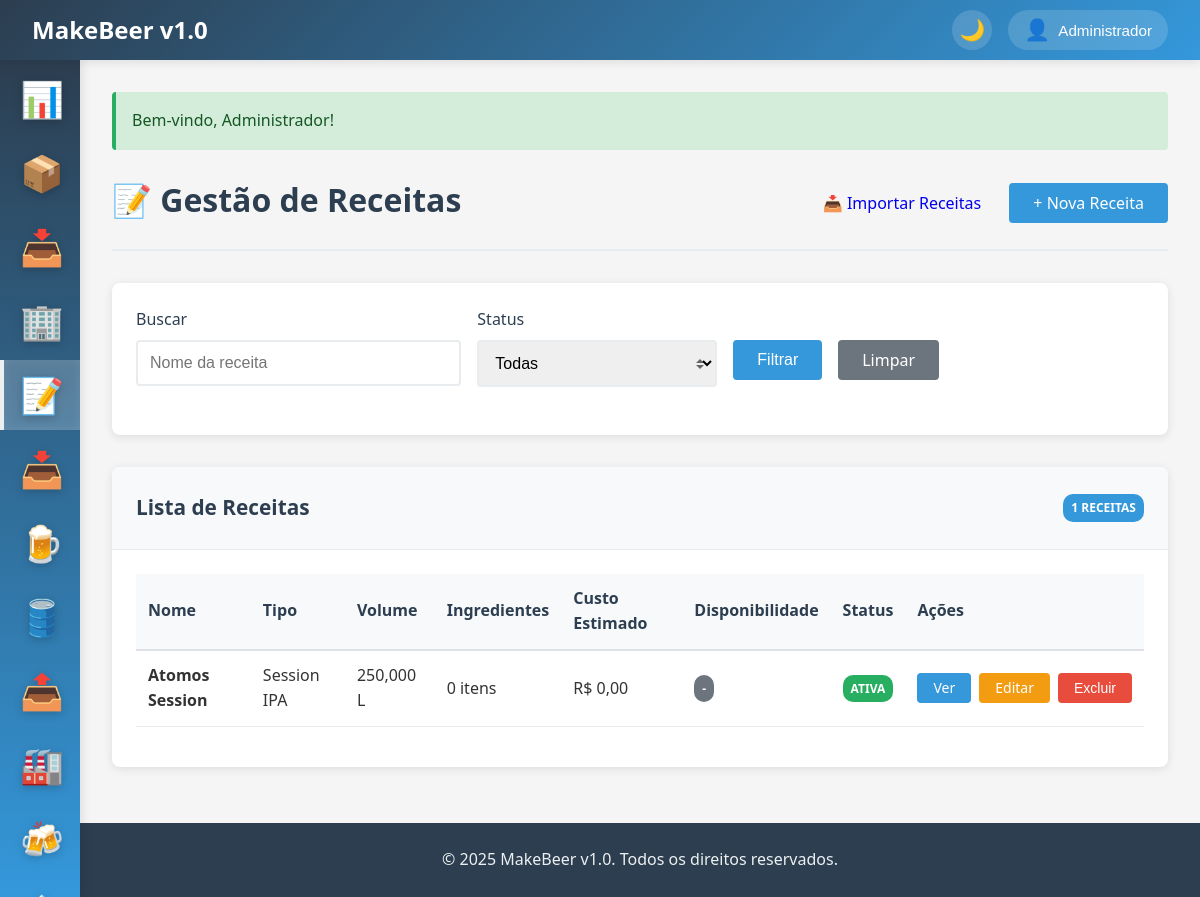
/receitas (signed in), run on the app's committed database.
### tables this page shows
CREATE TABLE IF NOT EXISTS receitas (
    id INT AUTO_INCREMENT PRIMARY KEY,
    nome VARCHAR(100) NOT NULL,
    estilo VARCHAR(50),
    descricao TEXT,
    volume_batch DECIMAL(8,2) NOT NULL,
    densidade_inicial DECIMAL(4,3),
    densidade_final DECIMAL(4,3),
    ibu DECIMAL(4,1),
    srm DECIMAL(4,1),
    abv DECIMAL(4,2),
    tempo_fermentacao INT,
    temperatura_fermentacao DECIMAL(4,1),
    instrucoes TEXT,
    ativo BOOLEAN DEFAULT TRUE,
    criado_por INT,
    created_at TIMESTAMP DEFAULT CURRENT_TIMESTAMP,
    updated_at TIMESTAMP DEFAULT CURRENT_TIMESTAMP ON UPDATE CURRENT_TIMESTAMP,
    FOREIGN KEY (criado_por) REFERENCES usuarios(id),
    INDEX idx_nome (nome),
    INDEX idx_estilo (estilo)
);

CREATE TABLE IF NOT EXISTS usuarios (
    id INT AUTO_INCREMENT PRIMARY KEY,
    nome VARCHAR(100) NOT NULL,
    email VARCHAR(100) UNIQUE NOT NULL,
    senha VARCHAR(255) NOT NULL,
    perfil ENUM('administrador', 'producao', 'consulta', 'comprador') NOT NULL DEFAULT 'consulta',
    ativo BOOLEAN DEFAULT TRUE,
    ultimo_acesso DATETIME,
    created_at TIMESTAMP DEFAULT CURRENT_TIMESTAMP,
    updated_at TIMESTAMP DEFAULT CURRENT_TIMESTAMP ON UPDATE CURRENT_TIMESTAMP,
    INDEX idx_email (email),
    INDEX idx_perfil (perfil)
);

### app/controllers/BaseController.php (called while the page is built, shortened)
<?php
class BaseController {
    protected function view($view, $data = []) {
        extract($data);
        $viewPath = __DIR__ . '/../views/' . $view . '.php';
        require_once $viewPath;
    }
    protected function getGet($key, $default = '') {
        if (!isset($_GET[$key])) {
            return $default;
        }
        return trim($_GET[$key]);
    }
}
?>

### app/controllers/ReceitasController.php (called while the page is built, shortened)
<?php
require_once 'BaseController.php';
class ReceitasController extends BaseController {
    private $model;
    public function __construct() {
        $this->model = new Receita();
    }
    public function index() {
        $filters = [
            'nome' => $this->getGet('nome'),
            'estilo' => $this->getGet('estilo')
        ];
        $receitas = empty(array_filter($filters))
            ? $this->model->getAtivas()
            : $this->model->search($filters);
        $this->view('receitas/index', ['receitas' => $receitas, 'filters' => $filters]);
    }
}
?>

### app/helpers/functions.php (called while the page is built, shortened)
<?php
function formatMoney($value) {
    return 'R$ ' . number_format(floatval($value), 2, ',', '.');
}
function getFlashMessage($type) {
    if (isset($_SESSION['flash'][$type])) {
        $message = $_SESSION['flash'][$type];
        return $message;
    }
    return null;
}
function isLoggedIn() {
    return isset($_SESSION['user_id']);
}
function getCurrentUser() {
    return $_SESSION['user_data'] ?? null;
}
function hasPermission($permission) {
    $user = getCurrentUser();
    if ($user['perfil'] === 'administrador') return true;
    $permissions = [
        'producao' => ['entrada_estoque', 'registro_producao', 'consulta_estoque'],
        'consulta' => ['consulta_estoque', 'relatorios'],
        'comprador' => ['entrada_estoque', 'gestao_fornecedores', 'consulta_estoque']
    ];
    return in_array($permission, $permissions[$user['perfil']] ?? []);
}
function formatQuantity($quantity, $unit = 'un') {
    $quantity = floatval($quantity);
    switch ($unit) {
        case 'kg':
        case 'l':
        case 'L':
            return number_format($quantity, 3, ',', '.') . ' ' . $unit;
    }
}
?>

### app/config/database.php (called while the page is built, shortened)
<?php
class Database {
    private static $instance = null;
    private $connection;
    private function __construct() {
        try {
            $dsn = "mysql:host=" . DB_HOST . ";dbname=" . DB_NAME . ";charset=" . DB_CHARSET;
            $options = [
                PDO::ATTR_ERRMODE => PDO::ERRMODE_EXCEPTION,
                PDO::ATTR_DEFAULT_FETCH_MODE => PDO::FETCH_ASSOC,
                PDO::ATTR_EMULATE_PREPARES => false,
            ];
            $this->connection = new PDO($dsn, DB_USER, DB_PASS, $options);
        } catch (PDOException $e) {
            die("Erro na conexão com o banco de dados: " . $e->getMessage());
        }
    }
    public static function getInstance() {
        if (self::$instance === null) {
            self::$instance = new self();
        }
        return self::$instance;
    }
    public function query($sql, $params = []) {
        try {
            $stmt = $this->connection->prepare($sql);
            $stmt->execute($params);
            return $stmt;
        } catch (PDOException $e) {
            error_log("Erro na query: " . $e->getMessage());
            throw $e;
        }
    }
    public function fetchAll($sql, $params = []) {
        $stmt = $this->query($sql, $params);
        return $stmt->fetchAll();
    }
}
?>

### app/models/Receita.php (called while the page is built, shortened)
<?php
require_once 'BaseModel.php';
class Receita extends BaseModel {
    protected $table = 'receitas';
    public function getAtivas() {
        $sql = "SELECT r.*, u.nome as criador_nome
                FROM {$this->table} r
                LEFT JOIN usuarios u ON r.criado_por = u.id
                WHERE r.ativo = 1
                ORDER BY r.nome";
        return $this->db->fetchAll($sql);
    }
}
?>

### app/models/BaseModel.php (called while the page is built, shortened)
<?php
abstract class BaseModel {
    public function __construct() {
        $this->db = Database::getInstance();
    }
}
?>

### app/views/receitas/index.php (the view, shortened to what this page needs)
<?php
$activeMenu = 'receitas';
include 'app/views/layouts/header.php';
?>
<div class="page-header d-flex justify-content-between align-items-center">
    <h1 class="page-title">📝 Gestão de Receitas</h1>
    <div class="page-actions">
        <?php if (getCurrentUser()['perfil'] === 'administrador'): ?>
            <a href="/import" class="btn btn-info mr-2">📥 Importar Receitas</a>
        <?php endif; ?>
        <a href="/receitas/create" class="btn btn-primary">+ Nova Receita</a>
    </div>
</div>
<div class="card mb-4">
    <div class="card-body">
        <form method="GET" action="/receitas" class="row">
            <div class="col col-4">
                <div class="form-group">
                    <label class="form-label">Buscar</label>
                    <input type="text" name="search" class="form-control" placeholder="Nome da receita" value="<?= $_GET['search'] ?? '' ?>">
                </div>
            </div>
            <div class="col col-3">
                <div class="form-group">
                    <label class="form-label">Status</label>
                    <select name="ativo" class="form-control form-select">
                        <option value="">Todas</option>
                    </select>
                </div>
            </div>
            <div class="col col-3">
                <div class="form-group">
                    <label class="form-label">&nbsp;</label>
                    <div class="d-flex gap-2">
                        <button type="submit" class="btn btn-primary">Filtrar</button>
                        <a href="/receitas" class="btn btn-secondary">Limpar</a>
                    </div>
                </div>
            </div>
        </form>
    </div>
</div>
<div class="card">
    <div class="card-header d-flex justify-content-between align-items-center">
        <h3 class="card-title">Lista de Receitas</h3>
        <span class="badge badge-info"><?= count($receitas) ?> receitas</span>
    </div>
    <div class="card-body">
        <?php if (empty($receitas)): ?>
            <div class="alert alert-info">
                Nenhuma receita encontrada. <a href="/receitas/create">Cadastre a primeira receita</a>.
            </div>
        <?php else: ?>
            <table class="table table-striped">
                <thead>
                    <tr>
                        <th>Nome</th>
                        <th>Tipo</th>
                        <th>Volume</th>
                        <th>Ingredientes</th>
                        <th>Custo Estimado</th>
                        <th>Disponibilidade</th>
                        <th>Status</th>
                        <th>Ações</th>
                    </tr>
                </thead>
                <tbody>
                    <?php foreach ($receitas as $receita): ?>
                    <tr>
                        <td><strong><?= $receita['nome'] ?></strong></td>
                        <td><?= isset($receita['estilo']) ? ucfirst($receita['estilo']) : 'Não definido' ?></td>
                        <td><?= isset($receita['volume_batch']) ? formatQuantity($receita['volume_batch'], 'L') : '0 L' ?></td>
                        <td><?= $receita['total_ingredientes'] ?? 0 ?> itens</td>
                        <td><?= formatMoney($receita['custo_total'] ?? 0) ?></td>
                        <td>
                            <?php if (isset($receita['pode_produzir']) && $receita['pode_produzir']): ?>
                                <span class="badge badge-success">Disponível</span><br>
                                <small style="color: #6c757d;"><?= $receita['lotes_possiveis'] ?? 0 ?> lotes</small>
                            <?php elseif (isset($receita['pode_produzir'])): ?>
                                <span class="badge badge-danger">Indisponível</span><br>
                                <small style="color: #6c757d;">Faltam insumos</small>
                            <?php else: ?>
                                <span class="badge badge-secondary">-</span>
                            <?php endif; ?>
                        </td>
                        <td>
                            <?php if ($receita['ativo']): ?>
                                <span class="badge badge-success">Ativa</span>
                            <?php else: ?>
                                <span class="badge badge-secondary">Inativa</span>
                            <?php endif; ?>
                        </td>
                        <td>
                            <div class="d-flex gap-1">
                                <a href="/receitas/viewReceita?id=<?= $receita['id'] ?>" class="btn btn-sm btn-primary">Ver</a>
                                <a href="/receitas/edit?id=<?= $receita['id'] ?>" class="btn btn-sm btn-warning">Editar</a>
                                <form method="POST" action="/receitas/delete" style="display: inline;" onsubmit="return confirm('Tem certeza que deseja inativar esta receita?')">
                                    <button type="submit" class="btn btn-sm btn-danger">Excluir</button>
                                </form>
                            </div>
                        </td>
                    </tr>
                    <?php endforeach; ?>
                </tbody>
            </table>
        <?php endif; ?>
    </div>
</div>
<?php include 'app/views/layouts/footer.php'; ?>

### app/views/layouts/header.php (shortened to what this page needs)
<!DOCTYPE html>
<html lang="pt-BR">
<head>
    <link rel="stylesheet" href="/public/css/style.css">
</head>
<body>
    <div class="wrapper">
        <?php if (isLoggedIn()): ?>
            <header class="header">
                <div class="header-content">
                    <a href="/dashboard" class="logo">
                        <?= APP_NAME ?>
                    </a>
                    <div class="user-info">
                        <?php $user = getCurrentUser(); ?>
                        <button class="theme-toggle" id="themeToggle" title="Alternar tema">
                            <span class="theme-icon">🌙</span>
                        </button>
                        <div class="user-menu">
                            <button class="user-menu-toggle" id="userMenuToggle">
                                <span class="user-icon">👤</span>
                                <span class="user-name"><?= htmlspecialchars($user['nome']) ?></span>
                            </button>
                        </div>
                    </div>
                </div>
            </header>
            <aside class="sidebar">
                <ul class="sidebar-menu">
                    <li class="sidebar-item">
                        <a href="/dashboard" class="sidebar-link <?= $activeMenu === 'dashboard' ? 'active' : '' ?>" data-tooltip="Dashboard">
                            <span class="sidebar-icon">📊</span>
                        </a>
                    </li>
                    <?php if (hasPermission('entrada_estoque')): ?>
                    <li class="sidebar-item">
                        <a href="/insumos" class="sidebar-link <?= $activeMenu === 'insumos' ? 'active' : '' ?>" data-tooltip="Insumos">
                            <span class="sidebar-icon">📦</span>
                        </a>
                    </li>
                    <li class="sidebar-item">
                        <a href="/entradas" class="sidebar-link <?= $activeMenu === 'entradas' ? 'active' : '' ?>" data-tooltip="Entradas">
                            <span class="sidebar-icon">📥</span>
                        </a>
                    </li>
                    <?php endif; ?>
                    <?php if (hasPermission('gestao_fornecedores')): ?>
                    <li class="sidebar-item">
                        <a href="/fornecedores" class="sidebar-link <?= $activeMenu === 'fornecedores' ? 'active' : '' ?>" data-tooltip="Fornecedores">
                            <span class="sidebar-icon">🏢</span>
                        </a>
                    </li>
                    <?php endif; ?>
                    <?php if (hasPermission('registro_producao')): ?>
                    <li class="sidebar-item">
                        <a href="/receitas" class="sidebar-link <?= $activeMenu === 'receitas' ? 'active' : '' ?>" data-tooltip="Receitas">
                            <span class="sidebar-icon">📝</span>
                        </a>
                    </li>
                    <?php if (getCurrentUser()['perfil'] === 'administrador'): ?>
                    <li class="sidebar-item">
                        <a href="/import" class="sidebar-link <?= $activeMenu === 'import' ? 'active' : '' ?>" data-tooltip="Importar Receitas">
                            <span class="sidebar-icon">📥</span>
                        </a>
                    </li>
                    <?php endif; ?>
                    <li class="sidebar-item">
                        <a href="/producao" class="sidebar-link <?= $activeMenu === 'producao' ? 'active' : '' ?>" data-tooltip="Produção">
                            <span class="sidebar-icon">🍺</span>
                        </a>
                    </li>
                    <li class="sidebar-item">
                        <a href="/envase" class="sidebar-link <?= $activeMenu === 'envase' ? 'active' : '' ?>" data-tooltip="Envase">
                            <span class="sidebar-icon">🛢️</span>
                        </a>
                    </li>
                    <li class="sidebar-item">
                        <a href="/saidabarril" class="sidebar-link <?= $activeMenu === 'saidabarril' ? 'active' : '' ?>" data-tooltip="Saída de Barril">
                            <span class="sidebar-icon">📤</span>
                        </a>
                    </li>
                    <li class="sidebar-item">
                        <a href="/estoque" class="sidebar-link <?= $activeMenu === 'estoque' ? 'active' : '' ?>" data-tooltip="Estoque">
                            <span class="sidebar-icon">🏭</span>
                        </a>
                    </li>
                    <li class="sidebar-item">
                        <a href="/produtos" class="sidebar-link <?= $activeMenu === 'produtos' ? 'active' : '' ?>" data-tooltip="Produtos">
                            <span class="sidebar-icon">🍻</span>
                        </a>
                    </li>
                    <li class="sidebar-item">
                        <a href="/camarafria" class="sidebar-link <?= $activeMenu === 'camarafria' ? 'active' : '' ?>" data-tooltip="Câmara Fria">
                        </a>
                    </li>
                    <?php endif; ?>
                </ul>
            </aside>
        <?php endif; ?>
        <main class="main-content">
            <div class="container">
                <?php
                foreach (['success', 'error', 'warning', 'info'] as $type) {
                    $message = getFlashMessage($type);
                    if ($message) {
                        echo "<div class='alert alert-{$type}'>{$message}</div>";
                    }
                }
                ?>

### data on the page
receitas: criado_por.nome "Administrador", nome "Atomos Session", estilo "Session IPA", volume_batch "250,000 L", total_ingredientes "0", custo_total "R$ 0,00", ativo "ATIVA"

### other printed values
APP_NAME "MakeBeer v1.0"
$message "Bem-vindo, Administrador!"
count($receitas) "1"
